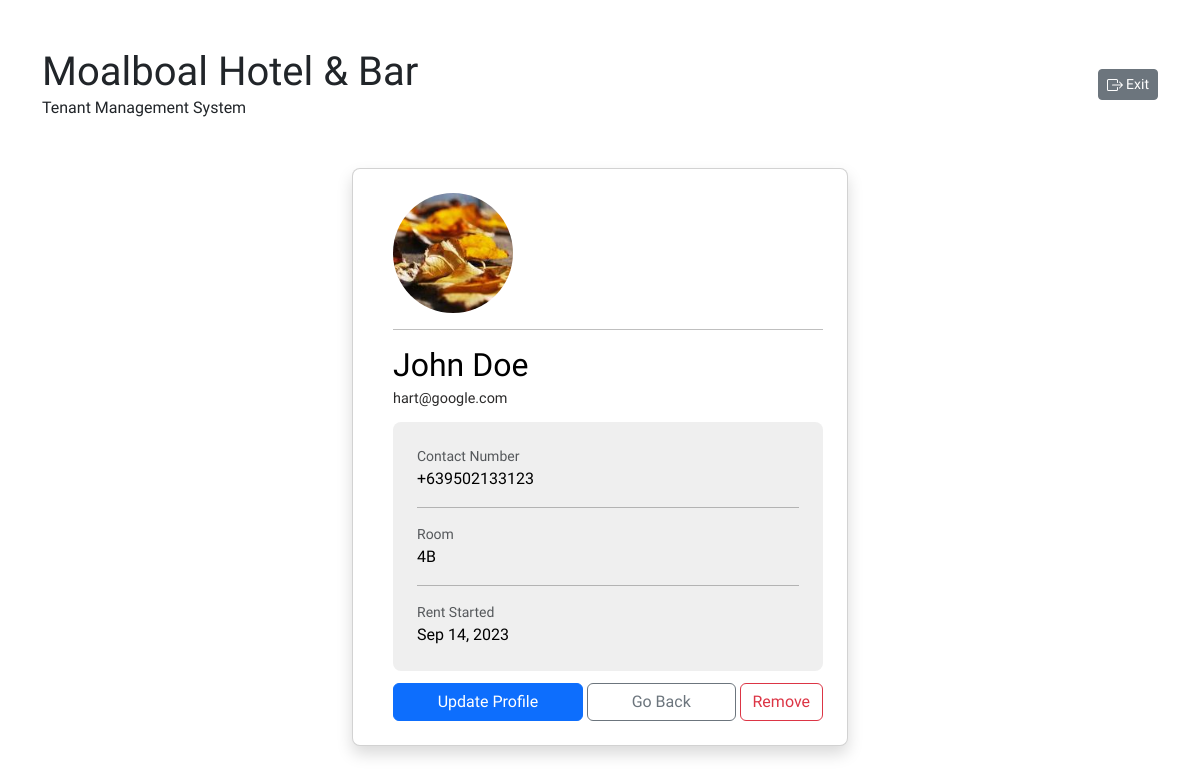
The page /tenant/profile?id=51 (signed in) on the database its author committed.
### tables this page shows
CREATE TABLE `tenants` (
  `id` int(11) NOT NULL,
  `name` varchar(100) NOT NULL,
  `email` varchar(255) NOT NULL,
  `contact` varchar(15) NOT NULL,
  `profile_image` varchar(1024) DEFAULT NULL,
  `room` varchar(20) NOT NULL,
  `rent_start` datetime NOT NULL
);

### app/Core/functions.php (called while the page is built, shortened)
<?php
function base_path($path = '') {
  return BASE_PATH . ($path ? DIRECTORY_SEPARATOR . $path : '');
}
function urlIs($value) {
  return $_SERVER['REQUEST_URI'] === $value;
}
function view($path, $attributes = []) {
  extract($attributes);
  return require base_path("app/views/{$path}.view.php");
}
function get_template_part($template_part, $attributes = []) {
  view("partials/{$template_part}", $attributes);
}
function assetPath($path_to_file) {
  return ROOT . "/assets/{$path_to_file}";
}
function getProfileImage($image) {
  return assetPath("images/{$image}");
}
function auth() {
  return $_SESSION['user'] ?? false;
}
function isHome() {
  return (bool) urlIs('/');
}
function convertDate($value, $format = 'Y-m-d H:i:s') {
  return date($format, strtotime($value));
}

### app/Http/controllers/Tenants/show.php (called while the page is built, shortened)
<?php
$db = App::resolve(Database::class);
$tenant = $db->query('select * from tenants where id = :id', [
  ':id' => $_GET['id'],
])->findOrFail();
view('tenants/show', [
  'tenant' => $tenant
]);

### public/index.php (called while the page is built, shortened)
<?php
require __DIR__ . '/../app/Core/init.php';
require __DIR__ . '/../app/Core/bootstrap.php';
try {
  $router->route($uri, $method);
} catch (ValidationException $exception) {
  Session::flash('errors', $exception->errors);
  Session::flash('old', $exception->old);
  redirect($router->prevURL());
}

### app/Core/App.php (called while the page is built, shortened)
<?php
class App
{
  protected static $container;
  public static function setContainer($container)
  {
    static::$container = $container;
  }
  public static function container()
  {
    return static::$container;
  }
  public static function resolve($key)
  {
    return static::container()->resolve($key);
  }
}

### app/Core/Container.php (called while the page is built, shortened)
<?php
class Container
{
  protected $bindings = [];
  public function bind($key, $resolver)
  {
    $this->bindings[$key] = $resolver;
  }
  public function resolve($key)
  {
    $resolver = $this->bindings[$key];
    return call_user_func($resolver);
  }
}

### app/Core/Database.php (called while the page is built, shortened)
<?php
class Database
{
  public $connection;
  protected $statement;
  public function __construct()
  {
    $dsn = 'mysql:host=' . DBHOST . ';dbname=' . DBNAME . ';charset=utf8mb4';
    $this->connection = new PDO($dsn, DBUSER, DBPASS, [
      PDO::ATTR_DEFAULT_FETCH_MODE => PDO::FETCH_ASSOC
    ]);
  }
  public function query($query, $params = [])
  {
    $this->statement = $this->connection->prepare($query);
    $this->statement->execute($params);
    return $this;
  }
  public function find()
  {
    return $this->statement->fetch();
  }
  public function findOrFail()
  {
    $result = $this->find();
    return $result;
  }
}

### app/Core/bootstrap.php (called while the page is built, shortened)
<?php
$container = new Container();
$container->bind('Core\Database', function() {
  return new Database();
});

### app/views/tenants/show.view.php (the view, shortened to what this page needs)
<?php
  get_template_part('header');
?>
<div class="card rounded-3 mx-auto shadow" style="max-width: calc(var(--bs-breakpoint-sm) - 5rem);">
  <div class="card-body p-4">
    <div class="text-black">
      <div class="ms-3">
        <img src="<?php echo getProfileImage($tenant['profile_image']) ?>" alt="Photo of <?php echo $tenant['name']; ?>" width="120" height="120" loading="lazy" style="object-fit: cover;object-position: center;" class="rounded-circle">
        <hr>
        <h5 class="mb-1 fs-2"><?php echo $tenant['name']; ?></h5>
        <p class="mb-2 pb-1 fw-light" style="color: #2b2a2a;font-size: .9rem;"><?php echo $tenant['email']; ?></p>
        <div class="d-flex flex-column justify-content-start align-items-stretch rounded-3 p-4 mb-2"
          style="background-color: #efefef;">
          <div>
            <p class="small text-muted mb-0">Contact Number</p>
            <p class="mb-0"><?php echo $tenant['contact']; ?></p>
          </div>
          <hr>
          <div>
            <p class="small text-muted mb-0">Room</p>
            <p class="mb-0"><?php echo $tenant['room']; ?></p>
          </div>
          <hr>
          <div>
            <p class="small text-muted mb-0">Rent Started</p>
            <p class="mb-0"><?php echo convertDate($tenant['rent_start'], 'M d, Y'); ?></p>
          </div>
        </div>
        <div class="d-flex pt-1 gap-1">
          <a href="/tenant/edit?id=<?php echo $tenant['id']; ?>" class="btn btn-primary flex-grow-1">Update Profile</a>
          <a href="/" class="btn btn-outline-secondary flex-grow-1">Go Back</a>
          <form action="/tenant/delete" method="POST" class="d-inline-block flex-grow-1" style="max-width: fit-content;">
            <button class="btn btn-outline-danger" type="submit">Remove</button>
          </form>
        </div>
      </div>
    </div>
  </div>
</div>

### app/Core/Router.php (shortened to what this page needs)
<?php
class Router
{
  protected $routes = [];
  public function add($method, $uri, $controller)
  {
    $this->routes[] = [
      'uri' => $uri,
      'controller' => $controller,
      'method' => $method,
      'middleware' => null
    ];
  }
  public function only($key)
  {
    $this->routes[array_key_last($this->routes)]['middleware'] = $key;
  }
  public function route($uri, $method)
  {
    foreach ($this->routes as $route) {
      if ($route['uri'] === $uri && $route['method'] === strtoupper($method)) {
        return require base_path("app/Http/controllers/{$route['controller']}.php");
      }
    }
  }
}

### app/views/partials/header.view.php (shortened to what this page needs)
<!DOCTYPE html>
<html lang="en">
<head>
  <link href="https://cdn.jsdelivr.net/npm/bootstrap@5.3.1/dist/css/bootstrap.min.css" rel="stylesheet">
  <link rel="stylesheet" href="<?php echo assetPath('css/style.css'); ?>">
</head>
<body>
  <header class="mb-5 pt-5">
    <div class="container">
      <div class="row">
        <div class="col-12 col-md-6">
          <?php if (isHome()) : ?>
          <h1 class="m-0"><?php echo COMPANY_NAME; ?></h1>
          <?php else : ?>
          <h1 class="m-0"><a href="/" class="text-decoration-none" aria-label="link to home page"><?php echo COMPANY_NAME; ?></a></h1>
          <?php endif; ?>
          <p class="m-0 fw-light"><?php echo APP_NAME; ?></p>
        </div>
        <div class="col-12 col-md-6 text-md-end d-flex justify-content-end align-items-center gap-2">
          <?php if (auth()) : ?>
            <form action="/manager/logout" method="POST">
              <button type="submit" class="btn btn-secondary btn-sm">
                Exit
              </button>
            </form>
          <?php endif; ?>
        </div>
      </div>
    </div>
  </header>
  <main>
  <?php $containerClasses = (urlIs('/') || isset($_GET['search'])) ? 'container py-5' : 'container' ?>
  <section>
    <div class="<?php echo $containerClasses ?>">

### public/assets/css/style.css (style rules this page uses)
body { font-family: 'Nunito Sans', sans-serif; min-height: 100vh; }
a { color: inherit; }

### rows shown on the page
tenants: profile_image (picture), name "John Doe", email "hart@google.com", contact "+639502133123", room "4B", rent_start "Sep 14, 2023"
